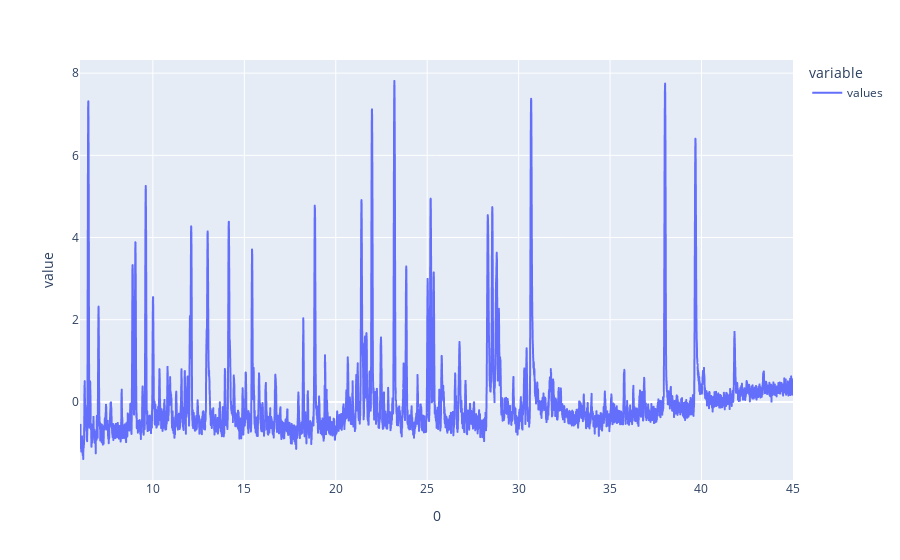

The notebook cell this image was saved under:
### Markdown cell above
## Intervalles de mesures constant
La machine faisant les mesures n'a pas une période d'échantillonage constante, cela est problématique pour l'exploitation des données car chaque courbes aura des points d'échantillonage différents. <br>
On utilise donc la fonction `resample` de `pandas` qui permet de donner un échantilonnage constant Associé à `max` qui permet de conserver le maximum des points qui se trouveront entre deux points d'échantilonnage, dans le but de conserver la taille des différents pics.<br>
Ensuite `interpolate` permet de faire une interpolation polynomiale permettant de completer les points qui n'ont pas encore de valeur.

Avant de faire ceci il faut commencer par convertir le temps qui est un valeur en minutes dans un format compréhensible par `pandas`.

### Code cell
newdf = tools.adaptCurve(df)
print('nouveau nombre de valeur : ', len(newdf), '  ancien nombre de valeur : ', len(df))
newdf.plot()

### Figure 1 — Plotly figure (JSON) as saved in the notebook; plotly's stock layout.template omitted (floating-point values rounded to 4 significant figures; data arrays with more than 128 entries replaced by an {"elided": "..."} marker saying what was removed)
{"data": [{"hovertemplate": "variable=values<br>0=%{x}<br>value=%{y}<extra></extra>", "legendgroup": "values", "line": {"color": "#636efa", "dash": "solid"}, "mode": "lines", "name": "values", "showlegend": true, "type": "scattergl", "x": {"elided": "6607 float values"}, "xaxis": "x", "y": {"elided": "6607 float values"}, "yaxis": "y"}], "layout": {"legend": {"title": {"text": "variable"}, "tracegroupgap": 0}, "margin": {"t": 60}, "xaxis": {"anchor": "y", "domain": [0, 1], "title": {"text": "0"}}, "yaxis": {"anchor": "x", "domain": [0, 1], "title": {"text": "value"}}}}
